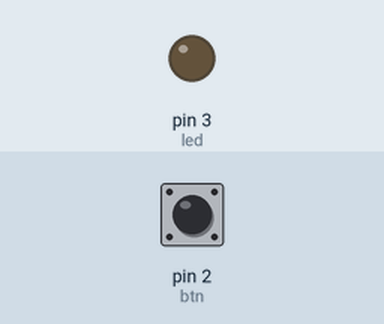
A sketch run on a simulated Arduino Uno, built with avr-gcc and run on an emulated ATmega328P. Parts: output pins drawn as LEDs (lit = HIGH). The test bench sets the inputs (shaded band); at power-on: pin 2 (btn) LOW.

Above: at 1.2 s.
1.3 s: pin 2 (btn) pulled HIGH for 0.15 s
At 1.7 s:
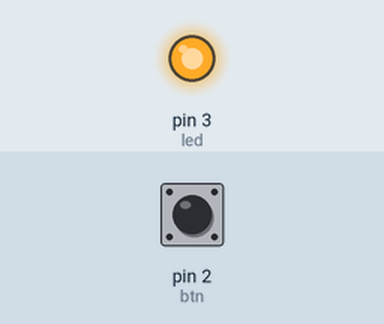
2.9 s: pin 2 (btn) pulled HIGH for 1 s
At 4.1 s:
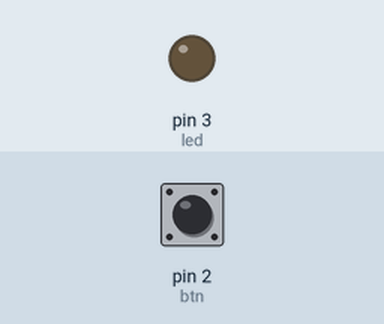
5.4 s: pin 2 (btn) pulled HIGH for 3.2 s
At 6.0 s:
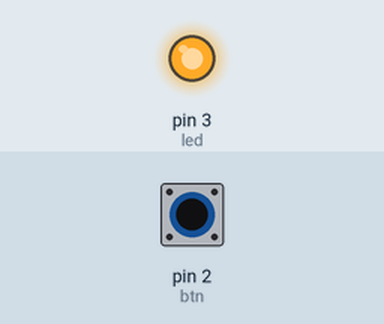
Timing chart, 0 to 8.4 s (numbered marks = the images above; inputs shaded):
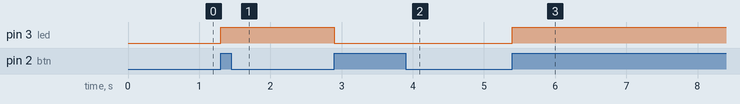

The sketch:

Button_Stay.ino
```cpp
int btn = 2;
int led = 3;

int value = 0;
int oldVal = 0;
int ledstate = 0;

void setup() {
  pinMode(led, OUTPUT);
  pinMode(btn, INPUT);
}

void loop() {
  value = digitalRead(btn);
  if(value == 1 && oldVal ==0)
    ledstate = 1 - ledstate;

    oldVal = value;

  if(ledstate == 1)
    digitalWrite(led, HIGH);
  else
    digitalWrite(led, LOW);
}
```

Measured:
- after the input at 1.3 s, pin 3 (led): LOW → HIGH at once
- after the input at 2.9 s, pin 3 (led): HIGH → LOW at once
- after the input at 5.4 s, pin 3 (led): LOW → HIGH at once
